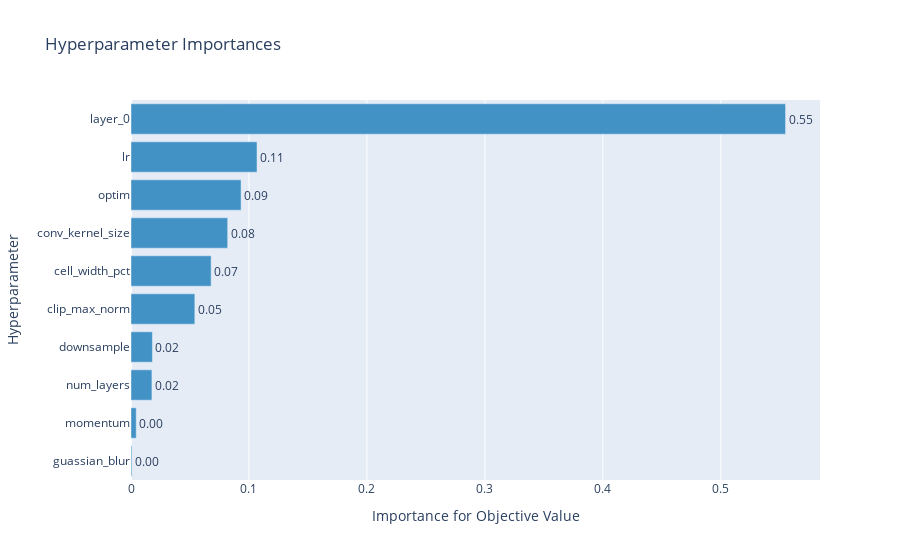

Notebook code for this chart:
### Code cell
fig = optuna.visualization.plot_param_importances(peanut)
fig.show()

### Figure 1 — Plotly figure (JSON) as saved in the notebook; plotly's stock layout.template omitted (floating-point values rounded to 4 significant figures)
{"data": [{"cliponaxis": false, "hovertemplate": ["guassian_blur (CategoricalDistribution): 0.0007579660145029156<extra></extra>", "momentum (UniformDistribution): 0.004423832203860944<extra></extra>", "num_layers (IntUniformDistribution): 0.017736327342028416<extra></extra>", "downsample (CategoricalDistribution): 0.018148018891154482<extra></extra>", "clip_max_norm (UniformDistribution): 0.05410499423304802<extra></extra>", "cell_width_pct (CategoricalDistribution): 0.06791281394461533<extra></extra>", "conv_kernel_size (IntUniformDistribution): 0.0819436943610168<extra></extra>", "optim (CategoricalDistribution): 0.09330472305815954<extra></extra>", "lr (LogUniformDistribution): 0.10682093478742244<extra></extra>", "layer_0 (CategoricalDistribution): 0.554846695164191<extra></extra>"], "marker": {"color": "rgb(66,146,198)"}, "orientation": "h", "text": ["0.0007579660145029156", "0.004423832203860944", "0.017736327342028416", "0.018148018891154482", "0.05410499423304802", "0.06791281394461533", "0.0819436943610168", "0.09330472305815954", "0.10682093478742244", "0.554846695164191"], "textposition": "outside", "texttemplate": "%{text:.2f}", "type": "bar", "x": [0.000758, 0.004424, 0.01774, 0.01815, 0.0541, 0.06791, 0.08194, 0.0933, 0.1068, 0.5548], "y": ["guassian_blur", "momentum", "num_layers", "downsample", "clip_max_norm", "cell_width_pct", "conv_kernel_size", "optim", "lr", "layer_0"]}], "layout": {"showlegend": false, "title": {"text": "Hyperparameter Importances"}, "xaxis": {"title": {"text": "Importance for Objective Value"}}, "yaxis": {"title": {"text": "Hyperparameter"}}}}
